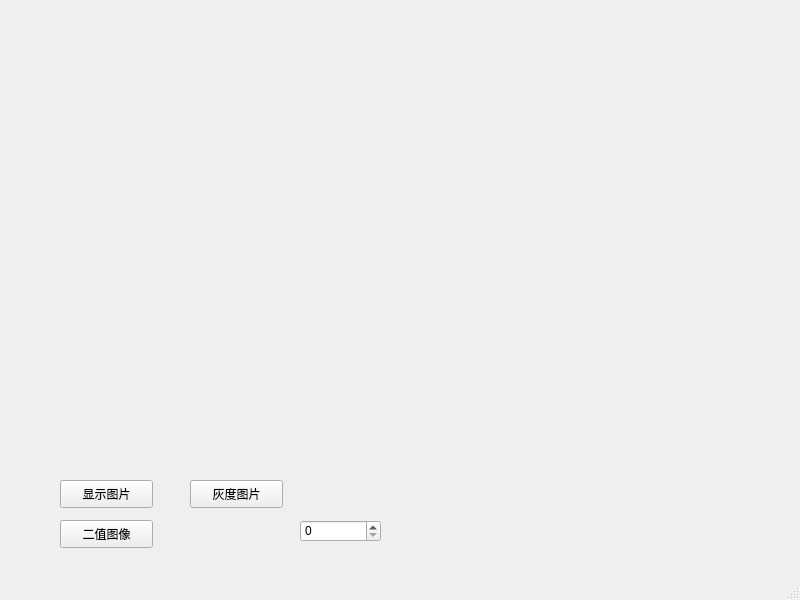
<?xml version="1.0" encoding="UTF-8"?>
<ui version="4.0">
 <class>MainWindow</class>
 <widget class="QMainWindow" name="MainWindow">
  <property name="geometry">
   <rect>
    <x>0</x>
    <y>0</y>
    <width>800</width>
    <height>600</height>
   </rect>
  </property>
  <property name="windowTitle">
   <string>MainWindow</string>
  </property>
  <widget class="QWidget" name="centralwidget">
   <widget class="QPushButton" name="pushButton">
    <property name="geometry">
     <rect>
      <x>60</x>
      <y>480</y>
      <width>93</width>
      <height>28</height>
     </rect>
    </property>
    <property name="text">
     <string>显示图片</string>
    </property>
   </widget>
   <widget class="QPushButton" name="pushButton_2">
    <property name="geometry">
     <rect>
      <x>190</x>
      <y>480</y>
      <width>93</width>
      <height>28</height>
     </rect>
    </property>
    <property name="text">
     <string>灰度图片</string>
    </property>
   </widget>
   <widget class="QPushButton" name="pushButton_3">
    <property name="geometry">
     <rect>
      <x>60</x>
      <y>520</y>
      <width>93</width>
      <height>28</height>
     </rect>
    </property>
    <property name="text">
     <string>二值图像</string>
    </property>
   </widget>
   <widget class="QSpinBox" name="spinBox">
    <property name="geometry">
     <rect>
      <x>300</x>
      <y>520</y>
      <width>81</width>
      <height>22</height>
     </rect>
    </property>
    <property name="maximum">
     <number>255</number>
    </property>
   </widget>
  </widget>
  <widget class="QMenuBar" name="menubar">
   <property name="geometry">
    <rect>
     <x>0</x>
     <y>0</y>
     <width>800</width>
     <height>26</height>
    </rect>
   </property>
  </widget>
  <widget class="QStatusBar" name="statusbar"/>
 </widget>
 <resources/>
 <connections/>
</ui>
